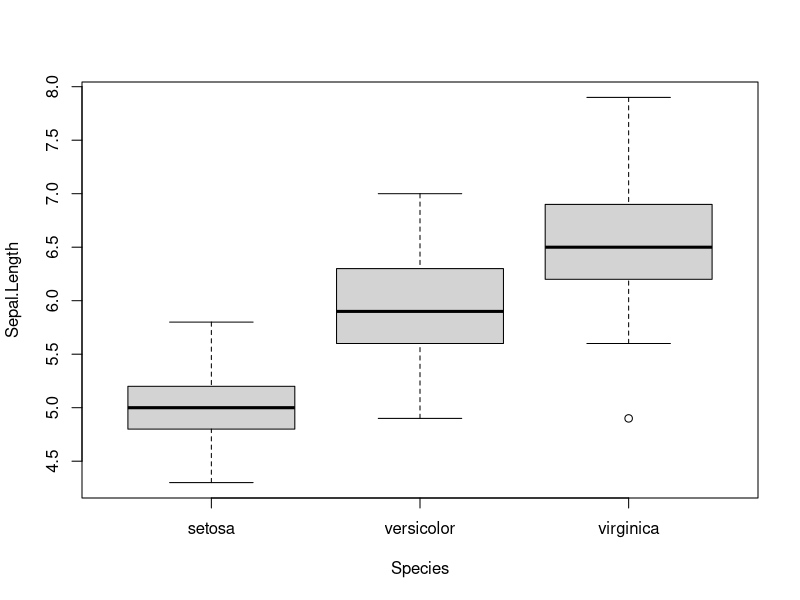
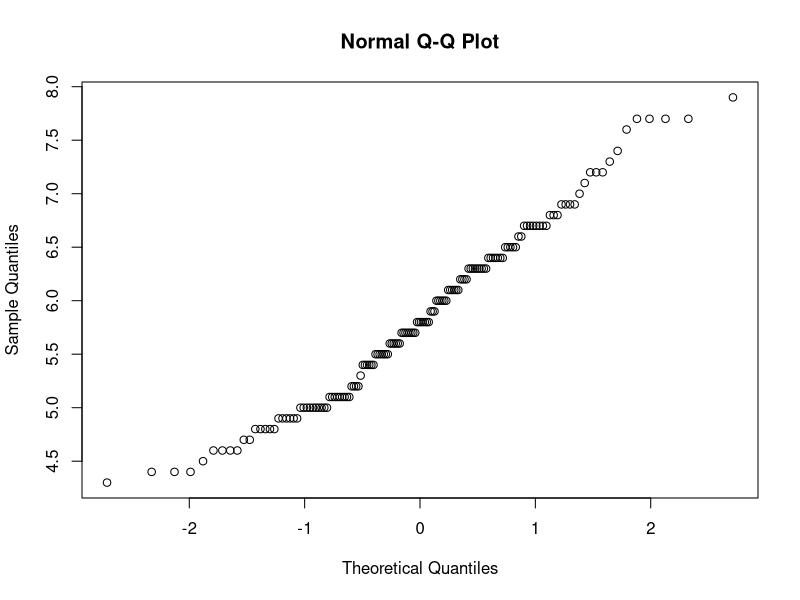

Reproduce these figures in R, in order.
boxplot(Sepal.Length ~ Species, data = iris)
# Box lays 50% data located around median
# straight line in box = median -> skewness of the data
# Whisker = daten außerhalb box (min, max)


# quantile-quantile (Q-Q) plot for assessing whether a dataset follows a particular theoretical distribution, such as the normal distribution
# This plot compares the distribution of the sepal length data to the theoretical quantiles of a normal distribution
qqnorm(iris$Sepal.Length)
# If the points in the Q-Q plot closely follow a straight line, it suggests that the sepal length data is approximately normally distributed.


# variance
setosa.sl <- iris[iris$Species == 'setosa', "Sepal.Length"]
versicolor.sl <- iris[iris$Species == 'versicolor', "Sepal.Length"]
l <- list(var.setosa = var(setosa.sl), var.versicolor = var(versicolor.sl))
l

# two sample t-test
t.test(x = setosa.sl, y = versicolor.sl, alternative = "two.sided", var.equal = FALSE)

# assumption not normal distribution
wilcox.test(x = setosa.sl, y = versicolor.sl, alternative = "two.sided", paired = FALSE)